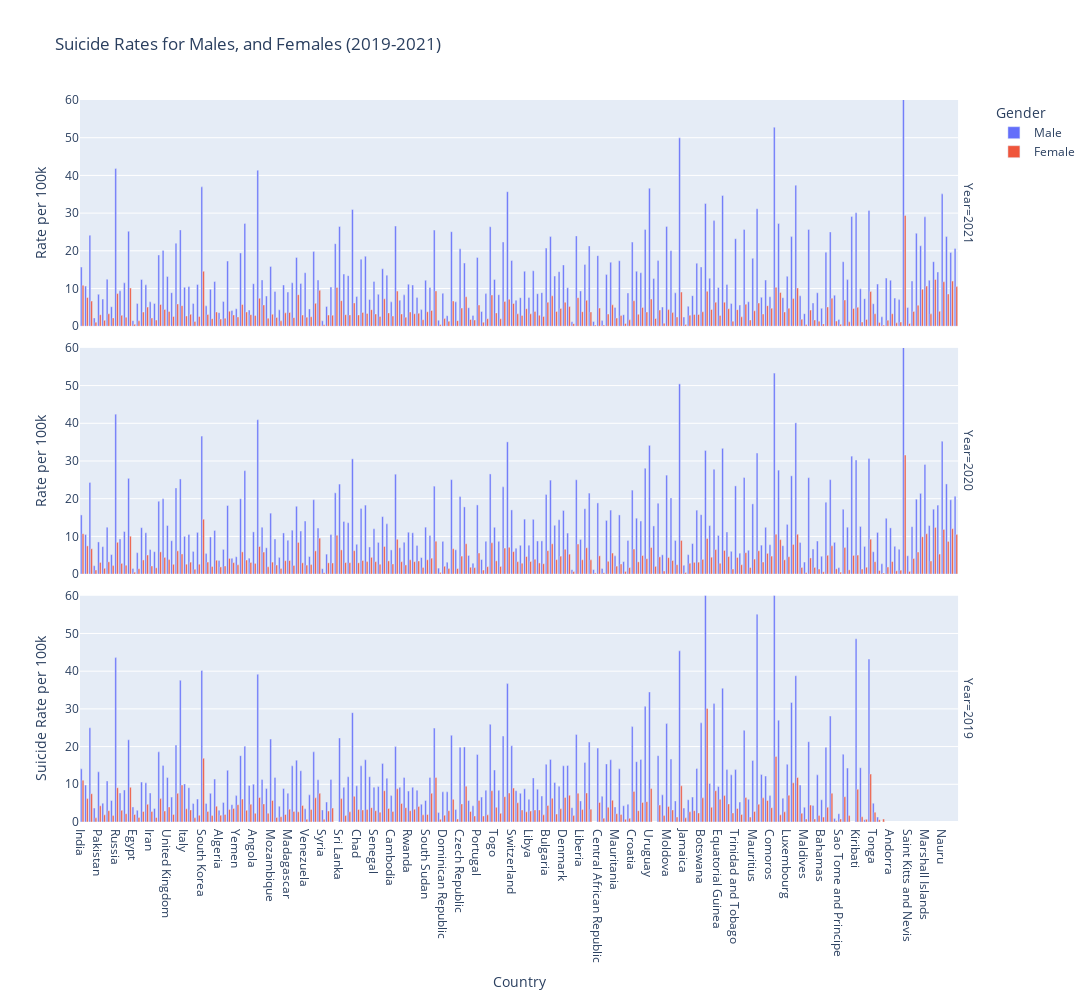

Notebook code cell kept with this figure:
### Markdown cell above
<a id="34"></a>
### <div style="text-align:left; border-radius:15px; padding:20px; color:Black; margin:0; font-size:100%; font-family:Arial; background-color:#48cae4; overflow:hidden"><b>⚡4. Suicide Rates for Males, and Females (2019-2021) </b>
<a href="#table-of-contents" style="font-family: Arial, sans-serif; font-size: 15px; background-color: #7b2cbf; color: #ffffff; padding: 7px 15px; text-decoration: none; border-radius: 15px;">
        [Table of Content 📜⬆️]
</a>
</div>

### Code cell
df_filtered = df_melted[df_melted['Gender'] != 'BothSexes']

# Plot grouped bar chart
fig = px.bar(
    df_filtered,
    x='country',
    y='SuicideRate',
    color='Gender',
    barmode='group',
    title='Suicide Rates for Males, and Females (2019-2021)',
    labels={'SuicideRate': 'Rate per 100k'},
    height=1000,
    width=1800,
    facet_row='Year',
)

fig.update_layout(
    xaxis_title='Country',
    yaxis_title='Suicide Rate per 100k'
)

fig.update_yaxes(range=[0, 60])

fig.show()

### Figure 1 — Plotly figure (JSON) as saved in the notebook; plotly's stock layout.template omitted (floating-point values rounded to 4 significant figures; data arrays with more than 128 entries replaced by an {"elided": "..."} marker saying what was removed)
{"data": [{"alignmentgroup": "True", "hovertemplate": "Gender=Male<br>Year=2021<br>country=%{x}<br>Rate per 100k=%{y}<extra></extra>", "legendgroup": "Male", "marker": {"color": "#636efa", "pattern": {"shape": ""}}, "name": "Male", "offsetgroup": "Male", "orientation": "v", "showlegend": true, "textposition": "auto", "type": "bar", "x": {"elided": "204 str values"}, "xaxis": "x3", "y": {"elided": "204 float values"}, "yaxis": "y3"}, {"alignmentgroup": "True", "hovertemplate": "Gender=Male<br>Year=2020<br>country=%{x}<br>Rate per 100k=%{y}<extra></extra>", "legendgroup": "Male", "marker": {"color": "#636efa", "pattern": {"shape": ""}}, "name": "Male", "offsetgroup": "Male", "orientation": "v", "showlegend": false, "textposition": "auto", "type": "bar", "x": {"elided": "204 str values"}, "xaxis": "x2", "y": {"elided": "204 float values"}, "yaxis": "y2"}, {"alignmentgroup": "True", "hovertemplate": "Gender=Male<br>Year=2019<br>country=%{x}<br>Rate per 100k=%{y}<extra></extra>", "legendgroup": "Male", "marker": {"color": "#636efa", "pattern": {"shape": ""}}, "name": "Male", "offsetgroup": "Male", "orientation": "v", "showlegend": false, "textposition": "auto", "type": "bar", "x": {"elided": "204 str values"}, "xaxis": "x", "y": {"elided": "204 float values"}, "yaxis": "y"}, {"alignmentgroup": "True", "hovertemplate": "Gender=Female<br>Year=2021<br>country=%{x}<br>Rate per 100k=%{y}<extra></extra>", "legendgroup": "Female", "marker": {"color": "#EF553B", "pattern": {"shape": ""}}, "name": "Female", "offsetgroup": "Female", "orientation": "v", "showlegend": true, "textposition": "auto", "type": "bar", "x": {"elided": "204 str values"}, "xaxis": "x3", "y": {"elided": "204 float values"}, "yaxis": "y3"}, {"alignmentgroup": "True", "hovertemplate": "Gender=Female<br>Year=2020<br>country=%{x}<br>Rate per 100k=%{y}<extra></extra>", "legendgroup": "Female", "marker": {"color": "#EF553B", "pattern": {"shape": ""}}, "name": "Female", "offsetgroup": "Female", "orientation": "v", "showlegend": false, "textposition": "auto", "type": "bar", "x": {"elided": "204 str values"}, "xaxis": "x2", "y": {"elided": "204 float values"}, "yaxis": "y2"}, {"alignmentgroup": "True", "hovertemplate": "Gender=Female<br>Year=2019<br>country=%{x}<br>Rate per 100k=%{y}<extra></extra>", "legendgroup": "Female", "marker": {"color": "#EF553B", "pattern": {"shape": ""}}, "name": "Female", "offsetgroup": "Female", "orientation": "v", "showlegend": false, "textposition": "auto", "type": "bar", "x": {"elided": "204 str values"}, "xaxis": "x", "y": {"elided": "204 float values"}, "yaxis": "y"}], "layout": {"annotations": [{"font": {}, "showarrow": false, "text": "Year=2019", "textangle": 90, "x": 0.98, "xanchor": "left", "xref": "paper", "y": 0.1567, "yanchor": "middle", "yref": "paper"}, {"font": {}, "showarrow": false, "text": "Year=2020", "textangle": 90, "x": 0.98, "xanchor": "left", "xref": "paper", "y": 0.5, "yanchor": "middle", "yref": "paper"}, {"font": {}, "showarrow": false, "text": "Year=2021", "textangle": 90, "x": 0.98, "xanchor": "left", "xref": "paper", "y": 0.8433, "yanchor": "middle", "yref": "paper"}], "barmode": "group", "height": 1000, "legend": {"title": {"text": "Gender"}, "tracegroupgap": 0}, "title": {"text": "Suicide Rates for Males, and Females (2019-2021)"}, "width": 1800, "xaxis": {"anchor": "y", "domain": [0, 0.98], "title": {"text": "Country"}}, "xaxis2": {"anchor": "y2", "domain": [0, 0.98], "matches": "x", "showticklabels": false}, "xaxis3": {"anchor": "y3", "domain": [0, 0.98], "matches": "x", "showticklabels": false}, "yaxis": {"anchor": "x", "domain": [0, 0.3133], "range": [0, 60], "title": {"text": "Suicide Rate per 100k"}}, "yaxis2": {"anchor": "x2", "domain": [0.3433, 0.6567], "matches": "y", "range": [0, 60], "title": {"text": "Rate per 100k"}}, "yaxis3": {"anchor": "x3", "domain": [0.6867, 1.0], "matches": "y", "range": [0, 60], "title": {"text": "Rate per 100k"}}}}
